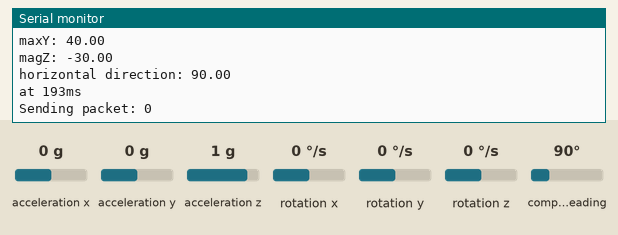
A sketch run on a simulated Arduino Uno, built with avr-gcc and run on an emulated ATmega328P. Parts: the last lines printed to the serial monitor. Inputs (shaded band) come from the test bench; at power-on: acceleration x 0 g, acceleration y 0 g, acceleration z 1 g, rotation x 0 °/s, rotation y 0 °/s, rotation z 0 °/s, compass heading 90°. Random numbers use the default seed unless the sketch sets one; no radio packets arrive unless stated.

Above: at 1.2 s.
1.3 s: acceleration x set to -1.4 g
At 2.3 s:
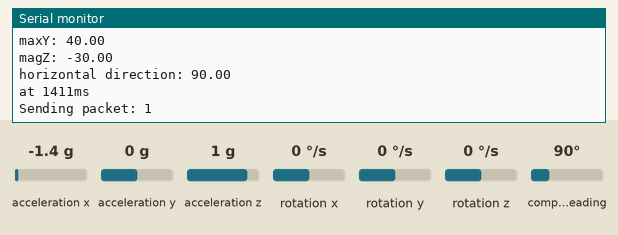
2.8 s: acceleration y set to -1.4 g
At 2.8 s:
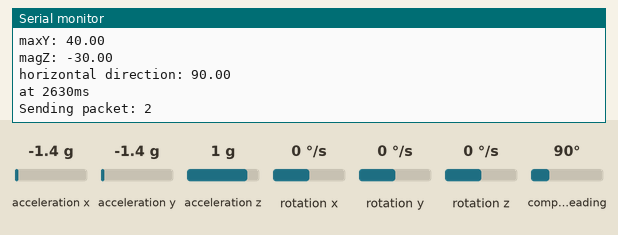
4.3 s: acceleration z set to -1.4 g
At 5.6 s:
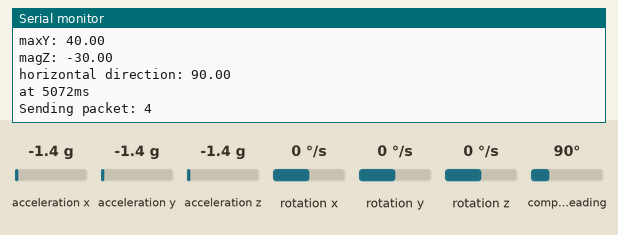
5.8 s: rotation x set to -192 °/s
At 7.1 s:
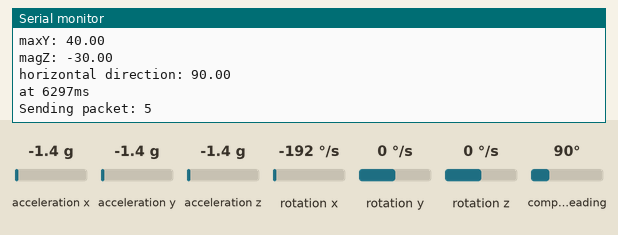
7.3 s: rotation y set to -192 °/s
At 8.4 s:
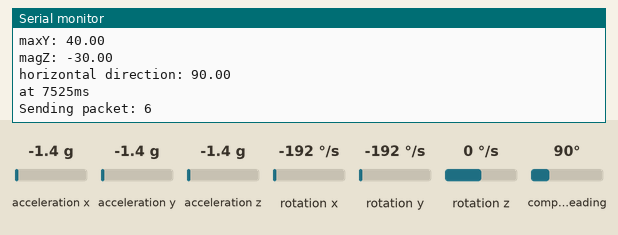
Timing chart, 0 to 9.8 s (numbered marks = the images above; inputs shaded):
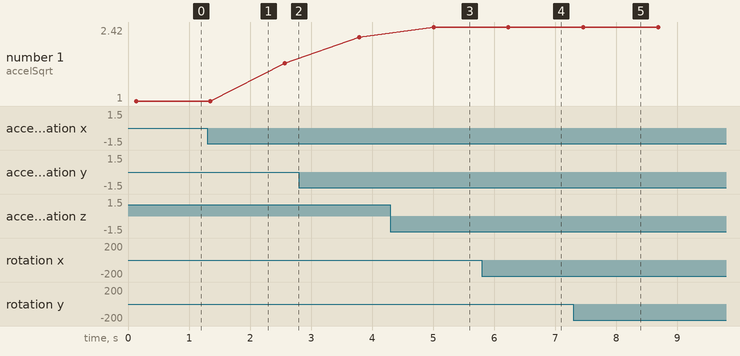

Measured:
- after the input at 4.3 s, the serial monitor: prints a new line after 0.70 s (image 3)
- after the input at 5.8 s, the serial monitor: prints a new line after 0.45 s (image 4)
- after the input at 7.3 s, the serial monitor: prints a new line after 0.19 s (image 5)
- plotted number 1: 1 → 1.72 after the input at 1.3 s, 1.72 → 2.22 after the input at 2.8 s, 2.22 → 2.42 after the input at 4.3 s

The sketch:

LoRa_sender_IMU.ino
```cpp
/*********
  Modified from the examples of the Arduino LoRa library
  More resources: https://randomnerdtutorials.com
*********/

#include <SPI.h>
#include <LoRa.h>

// MPU initialization
#include <MPU9250_asukiaaa.h>
MPU9250_asukiaaa mySensor;
float aX, aY, aZ, aSqrt, gX, gY, gZ, mDirection, mX, mY, mZ;

//define the pins used by the transceiver module
#define ss 10
#define rst 9
#define dio0 2

int counter = 0;
long session_identifier =0;

void setup() {
  //initialize Serial Monitor
  Serial.begin(9600);
  randomSeed(analogRead(0));
  while (!Serial);
  Serial.println("LoRa Sender");

  // starting MPU sensors
  mySensor.beginAccel();
  mySensor.beginGyro();
  mySensor.beginMag();

  //setup LoRa transceiver module
  LoRa.setPins(ss, rst, dio0);

  //replace the LoRa.begin(---E-) argument with your location's frequency
  //433E6 for Asia
  //866E6 for Europe
  //915E6 for North America
  while (!LoRa.begin(433E6)) {
    Serial.println(".");
    delay(500);
  }
   // Change sync word (0xF3) to match the receiver
  // The sync word assures you don't get LoRa messages from other LoRa transceivers
  // ranges from 0-0xFF
  LoRa.setSyncWord(0xF3);
  Serial.println("LoRa Initializing OK!");

  session_identifier = random(11111,99999);
  Serial.print("Session identifier: "); Serial.println(session_identifier);
}

void loop() {
    uint8_t sensorId;
  if (mySensor.readId(&sensorId) == 0) {
    Serial.println("sensorId: " + String(sensorId));
  } else {
    Serial.println("Cannot read sensorId");
  }

  if (mySensor.accelUpdate() == 0) {
    aX = mySensor.accelX();
    aY = mySensor.accelY();
    aZ = mySensor.accelZ();
    aSqrt = mySensor.accelSqrt();
    Serial.println("accelX: " + String(aX));
    Serial.println("accelY: " + String(aY));
    Serial.println("accelZ: " + String(aZ));
    Serial.println("accelSqrt: " + String(aSqrt));
  } else {
    Serial.println("Cannod read accel values");
  }

  if (mySensor.gyroUpdate() == 0) {
    gX = mySensor.gyroX();
    gY = mySensor.gyroY();
    gZ = mySensor.gyroZ();
    Serial.println("gyroX: " + String(gX));
    Serial.println("gyroY: " + String(gY));
    Serial.println("gyroZ: " + String(gZ));
  } else {
    Serial.println("Cannot read gyro values");
  }

  if (mySensor.magUpdate() == 0) {
    mX = mySensor.magX();
    mY = mySensor.magY();
    mZ = mySensor.magZ();
    mDirection = mySensor.magHorizDirection();
    Serial.println("magX: " + String(mX));
    Serial.println("maxY: " + String(mY));
    Serial.println("magZ: " + String(mZ));
    Serial.println("horizontal direction: " + String(mDirection));
  } else {
    Serial.println("Cannot read mag values");
  }

  Serial.println("at " + String(millis()) + "ms");
  Serial.println(""); // Add an empty line


  Serial.print("Sending packet: "); Serial.println(counter);

  //Send LoRa packet to receiver
  LoRa.beginPacket();
  LoRa.print("ID:");
  LoRa.print(session_identifier);
  LoRa.print(",p_no:");
  LoRa.print(counter);
  LoRa.print(",accel:");
  LoRa.print(aX); LoRa.print(","); LoRa.print(aY); LoRa.print(","); LoRa.print(aZ);
  LoRa.print(",gyro:");
  LoRa.print(gX); LoRa.print(","); LoRa.print(gY); LoRa.print(","); LoRa.print(gZ);
  LoRa.print(",mag:");
  LoRa.print(mX); LoRa.print(","); LoRa.print(mY); LoRa.print(","); LoRa.print(mZ);
  LoRa.endPacket();

  counter++;

  delay(1000);
}
```
